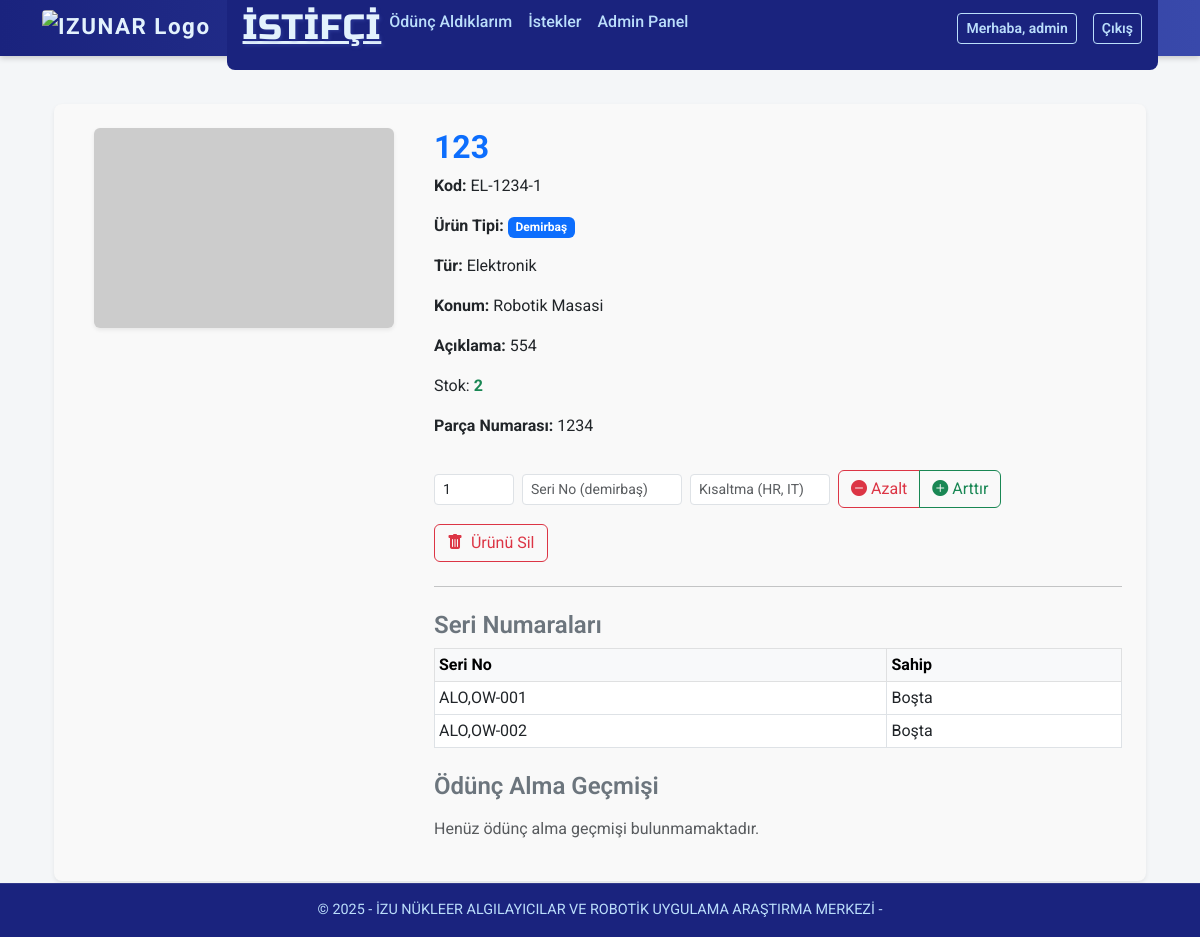
The page /component/1 (signed in) on the database its author committed.
### models.py (models this page shows, shortened)
class User(db.Model, UserMixin):
    id = db.Column(db.Integer, primary_key=True)
    username = db.Column(db.String(64), unique=True, nullable=False)
    password_hash = db.Column(db.String(128), nullable=False)
    role = db.Column(db.String(20), default='user')  # 'admin' ya da 'user'
    can_add_product = db.Column(db.Boolean, default=False)
    can_delete_product = db.Column(db.Boolean, default=False)
    def is_admin(self):
        return self.role == 'admin'
    def has_delete_permission(self):
        return self.is_admin() or self.can_delete_product

class Component(db.Model):
    id = db.Column(db.Integer, primary_key=True)
    name = db.Column(db.String(120), nullable=False)
    category = db.Column(db.String(20), nullable=False)  # 'demirbas' veya 'sarf'
    type = db.Column(db.String(100), nullable=True)
    location = db.Column(db.String(150), nullable=True)
    description = db.Column(db.Text, nullable=True)
    quantity = db.Column(db.Integer, nullable=False)
    image_url = db.Column(db.String(300), default="https://via.placeholder.com/300x200?text=Ürün")
    part_number = db.Column(db.String(100), nullable=True)
    code = db.Column(db.String(150), unique=True)
    tags = db.relationship(
        'Tag',
        secondary=component_tag,
        back_populates='components'
    )

class InventoryItem(db.Model):
    id = db.Column(db.Integer, primary_key=True)
    component_id = db.Column(db.Integer, db.ForeignKey('component.id'), nullable=False)
    serial_number = db.Column(db.String(100), unique=True, nullable=False)
    assigned_to = db.Column(db.String(100), nullable=True)  # kullanıcı tarafından belirlenen sahiplik
    component = db.relationship('Component', backref='inventory_items')

### app.py (the view, shortened to what this page needs)
@app.route('/component/<int:comp_id>')
@login_required
def component_detail(comp_id):
    component = Component.query.get_or_404(comp_id)
    logs = BorrowLog.query.filter_by(comp_id=comp_id).order_by(BorrowLog.timestamp).all()
    inventory_items = InventoryItem.query.filter_by(component_id=comp_id).all()  # Seri numaralarını al
    open_borrows = []
    borrow_history = sorted(open_borrows, key=lambda x: x['borrow_date'], reverse=True)
    consume_logs = BorrowLog.query.filter_by(comp_id=comp_id, action='consume').order_by(BorrowLog.timestamp.desc()).all()
    consume_history = [{
        'user_name': rec.user.username if rec.user else 'Bilinmiyor',
        'timestamp': rec.timestamp,
        'amount': rec.amount,
    } for rec in consume_logs]
    return render_template('component_detail.html',
                           component=component,
                           borrow_history=borrow_history,
                           consume_history=consume_history,
                           inventory_items=inventory_items)  # Listeyi template'e gönder

### app.py (called while the page is built)
@app.context_processor
def inject_csrf_token():
    return dict(csrf_token=generate_csrf())

@app.context_processor
def inject_timezone():
    return dict(tz=ZoneInfo("Europe/Istanbul"))

@login_manager.user_loader
def load_user(user_id):
    return User.query.get(int(user_id))

### templates/component_detail.html (shortened to what this page needs)
{% extends 'base.html' %}
{% block content %}
<div class="container mt-5 mb-5">
    <div class="card shadow-sm p-4 border-0 rounded-3" style="background-color: #f9f9f9;">
        <div class="row g-4">
            <div class="col-md-4 text-center">
                <img src="{{ component.image_url or 'https://via.placeholder.com/300' }}"
                     class="img-fluid rounded shadow-sm" alt="{{ component.name }}">
            </div>
            <div class="col-md-8">
                <h2 class="fw-bold text-primary">{{ component.name }}</h2>
                <p><strong>Kod:</strong> {{ component.code or 'Belirtilmemiş' }}</p>
                <p>
                  <strong>Ürün Tipi:</strong>
                  {% if component.category == 'demirbas' %}
                    <span class="badge bg-primary">Demirbaş</span>
                  {% elif component.category == 'sarf' %}
                    <span class="badge bg-secondary">Sarf</span>
                  {% else %}
                    <span class="badge bg-light text-dark">Belirtilmemiş</span>
                  {% endif %}
                </p>
                <p><strong>Tür:</strong> {{ component.type }}</p>
                <p><strong>Konum:</strong> {{ component.location }}</p>
                <p><strong>Açıklama:</strong> {{ component.description }}</p>
                <p>Stok: <strong class="text-success">{{ component.quantity }}</strong></p>
                <p><strong>Parça Numarası:</strong> {{ component.part_number or '-' }}</p>
                {% if current_user.role == 'admin' %}
                <form method="POST" action="{{ url_for('update_stock', comp_id=component.id) }}"
                      class="d-inline-flex align-items-center gap-2 mt-3 flex-wrap">
                    <input type="number" name="amount" id="amount-input" value="1" min="1"
                           class="form-control form-control-sm" style="width: 80px;" required>
                    <input type="text" name="serial_number" class="form-control form-control-sm" placeholder="Seri No (demirbaş)" style="width: 160px;">
                    <input type="text" name="owner_prefix" class="form-control form-control-sm" placeholder="Kısaltma (HR, IT)" style="width: 140px;">
                    <div class="btn-group" role="group" aria-label="Stok Güncelle">
                        <button type="submit" onclick="setAction('decrease')" class="btn btn-outline-danger">
                            <i class="bi bi-dash-circle-fill"></i> Azalt
                        </button>
                        <button type="submit" onclick="setAction('increase')" class="btn btn-outline-success">
                            <i class="bi bi-plus-circle-fill"></i> Arttır
                        </button>
                    </div>
                </form>
                {% if current_user.has_delete_permission() %}
                <form method="POST" action="{{ url_for('delete_component', comp_id=component.id) }}"
                      onsubmit="return confirmDelete('{{ component.name|escape }}');"
                      class="mt-3">
                    <button type="submit" class="btn btn-outline-danger">
                      <i class="bi bi-trash-fill me-1"></i> Ürünü Sil
                    </button>
                </form>
                {% endif %}
                {% endif %}
                <hr class="my-4">
                {% if component.category == 'demirbas' %}
                <h4 class="text-secondary fw-semibold">Seri Numaraları</h4>
                <table class="table table-sm table-bordered">
                  <thead class="table-light">
                    <tr>
                      <th>Seri No</th>
                      <th>Sahip</th>
                    </tr>
                  </thead>
                  <tbody>
                    {% for item in inventory_items %}
                      <tr>
                        <td>{{ item.serial_number }}</td>
                        <td>{{ item.assigned_to or "Boşta" }}</td>
                      </tr>
                    {% else %}
                      <tr><td colspan="2" class="text-center">Kayıtlı seri numarası yok.</td></tr>
                    {% endfor %}
                  </tbody>
                </table>
                <h4 class="text-secondary fw-semibold mt-4">Ödünç Alma Geçmişi</h4>
                {% if borrow_history %}
                <div class="table-responsive mt-3 mb-4">
                    <table class="table table-striped table-bordered align-middle">
                        <thead class="table-light">
                            <tr>
                                <th>Kullanıcı</th>
                                <th>Seri No</th>
                                <th>Ödünç Alınma</th>
                                <th>İade</th>
                                <th>Adet</th>
                                <th>Lokasyon</th>
                            </tr>
                        </thead>
                        <tbody>
                            {% for record in borrow_history %}
                            <tr>
                                <td>{{ record.user_name }}</td>
                                <td>{{ record.serial_number }}</td>
                                <td>{{ record.borrow_date.strftime('%Y-%m-%d %H:%M') }}</td>
                                <td>
                                    {% if record.return_date %}
                                        {{ record.return_date.strftime('%Y-%m-%d %H:%M') }}
                                    {% else %}
                                        <span class="text-danger fst-italic">Henüz iade edilmedi</span>
                                    {% endif %}
                                </td>
                                <td>{{ record.amount }}</td>
                                <td>{{ record.location or '-' }}</td>
                            </tr>
                            {% endfor %}
                        </tbody>
                    </table>
                </div>
                {% else %}
                <p class="text-muted mt-3">Henüz ödünç alma geçmişi bulunmamaktadır.</p>
                {% endif %}
                {% endif %}
            </div>
        </div>
    </div>
</div>
{% endblock %}

### templates/base.html (shortened to what this page needs)
<!DOCTYPE html>
<html lang="tr">
<head>
  <link href="https://cdn.jsdelivr.net/npm/bootstrap@5.3.0/dist/css/bootstrap.min.css" rel="stylesheet" />
  <link href="https://cdn.jsdelivr.net/npm/bootstrap-icons@1.10.5/font/bootstrap-icons.css" rel="stylesheet" />
</head>
<body>
<nav class="navbar navbar-expand-lg">
  <div class="container">
    <a class="navbar-brand" href="https://nar.izu.edu.tr/" target="_blank" rel="noopener noreferrer">
      <img src="https://nar.izu.edu.tr/assets/nar_logo_lowres.png" alt="IZUNAR Logo" />
    </a>
    <div class="collapse navbar-collapse" id="navbarContent">
      <ul class="navbar-nav me-auto mb-2 mb-lg-0">
        <li class="nav-item">
          <a class="modern-title" href="{{ url_for('index') }}">İSTİFÇİ</a>
        </li>
        {% if current_user.is_authenticated %}
        <li class="nav-item">
          <a class="nav-link" href="{{ url_for('my_borrowed') }}">Ödünç Aldıklarım</a>
        </li>
        <li class="nav-item">
          <a class="nav-link" href="{{ url_for('requests') }}">İstekler</a>
        </li>
        {% if current_user.is_admin() %}
        <li class="nav-item">
          <a class="nav-link" href="{{ url_for('admin_dashboard') }}">Admin Panel</a>
        </li>
        {% endif %}
        {% endif %}
      </ul>
      <div class="d-flex align-items-center gap-2">
        {% if current_user.is_authenticated %}
        <a class="btn btn-outline-light btn-sm me-2" href="{{ url_for('change_password') }}">
          Merhaba, {{ current_user.username }}
        </a>
        <a class="btn btn-outline-light btn-sm" href="{{ url_for('logout') }}">Çıkış</a>
        {% else %}
        <a class="btn btn-outline-light btn-sm" href="{{ url_for('login') }}">Giriş</a>
        <a class="btn btn-outline-light btn-sm" href="{{ url_for('register') }}">Kayıt Ol</a>
        {% endif %}
      </div>
    </div>
  </div>
</nav>
<div class="container mt-4">
  {% block content %}{% endblock %}
</div>
<footer>
  &copy; {{ current_year or "2025" }} - İZU NÜKLEER ALGILAYICILAR VE ROBOTİK UYGULAMA ARAŞTIRMA MERKEZİ -
</footer>
</body>
</html>

### templates/base.html (style rules this page uses)
.modern-title { font-family: 'Russo One', sans-serif; font-size: 2.2rem; letter-spacing: 1px; color: #e3f2fd; text-shadow: 2px 2px 3px #3949ab66; text-transform: uppercase; }
body { font-family: 'Roboto', sans-serif; background-color: #f4f6f8; color: #2c3e50; padding-top: 56px; margin-bottom: 3.5rem; }
.navbar { position: fixed; top: 0; left: 0; right: 0; height: 56px; background: linear-gradient(90deg, #1a237e 0%, #3949ab 100%); box-shadow: 0 2px 6px rgba(0, 0, 0, 0.2); transition: top 0.3s ease; z-index: 1030; }
.navbar-brand { display: flex; align-items: center; gap: 0.5rem; font-weight: 700; font-size: 1.4rem; letter-spacing: 1.5px; color: #e3f2fd !important; }
.navbar-brand img { height: 36px; width: auto; border-radius: 4px; }
.navbar-nav .nav-link { color: #bbdefb !important; font-weight: 500; transition: color 0.3s ease; }
.btn-outline-light { border-color: #bbdefb; color: #bbdefb; font-weight: 600; transition: all 0.3s ease; }
footer { position: fixed; bottom: 0; left: 0; right: 0; background-color: #1a237e; color: #bbdefb; padding: 1rem 0; text-align: center; font-size: 0.9rem; box-shadow: inset 0 1px 0 rgba(255, 255, 255, 0.1); white-space: nowrap; overflow: hidden; text-overflow: ellipsis; z-index: 1020; }
.navbar-collapse { background-color: #1a237e !important; border-radius: 0.5rem; padding: 1rem; animation: slideIn 0.4s ease forwards; }

### rows shown on the page
User: username "admin"
Component: name "123", code "EL-1234-1", type "Elektronik", location "Robotik Masasi", description "554", quantity "2", part_number "1234"
InventoryItem: serial_number "ALO,OW-001", assigned_to "Boşta"
InventoryItem: serial_number "ALO,OW-002", assigned_to "Boşta"

### other values the page prints
{{ current_year or "2025" }} "2025"
